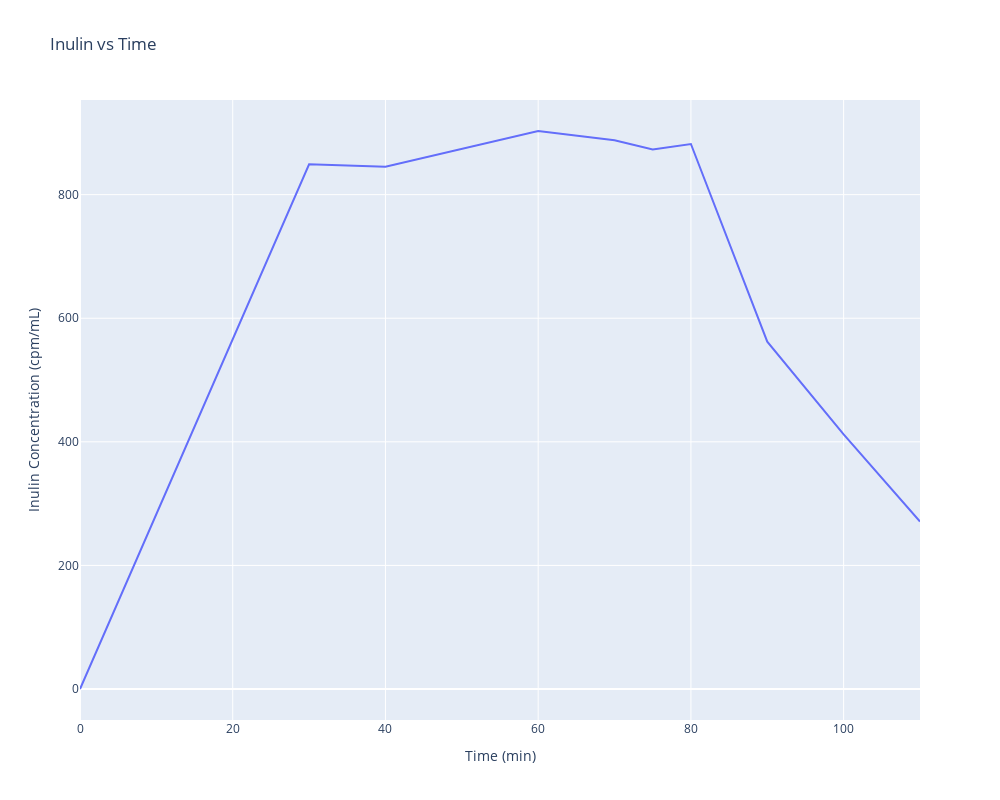

The notebook cell saved with this chart:
### Code cell
df = pd.read_excel('Inulin_data.xlsx')

px.line(df, x='Time (min)', y='Inulin Concentration (cpm/mL)', title='Inulin vs Time', width=1000, height=800)

### Figure 1 — Plotly figure (JSON) as saved in the notebook; plotly's stock layout.template omitted (floating-point values rounded to 4 significant figures)
{"data": [{"hovertemplate": "Time (min)=%{x}<br>Inulin Concentration (cpm/mL)=%{y}<extra></extra>", "legendgroup": "", "line": {"color": "#636efa", "dash": "solid"}, "mode": "lines", "name": "", "orientation": "v", "showlegend": false, "type": "scatter", "x": [0, 30, 40, 60, 70, 75, 80, 90, 100, 110], "xaxis": "x", "y": [0, 849, 845, 903, 888, 873, 882, 562, 412, 271], "yaxis": "y"}], "layout": {"height": 800, "legend": {"tracegroupgap": 0}, "title": {"text": "Inulin vs Time"}, "width": 1000, "xaxis": {"anchor": "y", "domain": [0, 1], "title": {"text": "Time (min)"}}, "yaxis": {"anchor": "x", "domain": [0, 1], "title": {"text": "Inulin Concentration (cpm/mL)"}}}}
